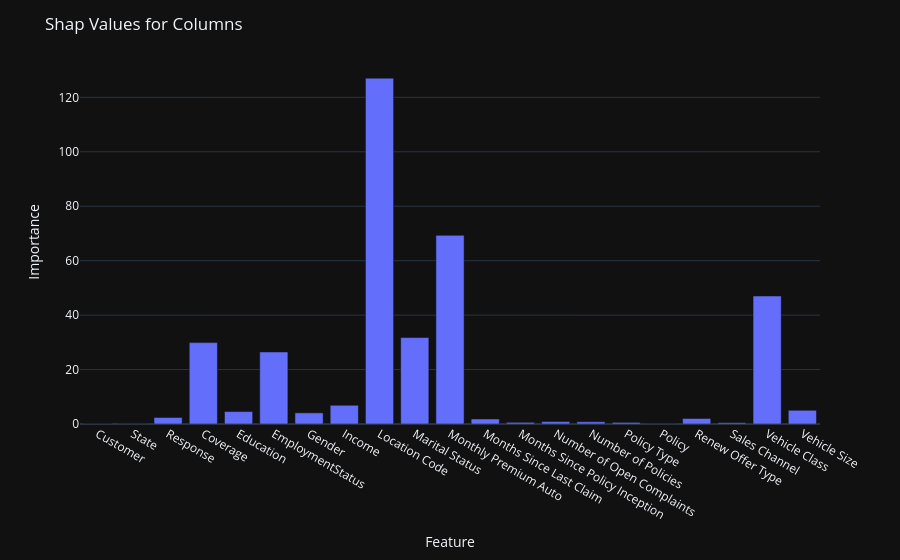

The cell this chart's notebook holds for it:
### Code cell
fig=px.bar(
    x=catboost_model.feature_names_,
    y=shap_importance,
)

fig.update_layout(
    title = 'Shap Values for Columns',
    xaxis_title = 'Feature',
    yaxis_title = 'Importance',
)

fig.show()

### Figure 1 — Plotly figure (JSON) as saved in the notebook; plotly's stock layout.template omitted (floating-point values rounded to 4 significant figures)
{"data": [{"hovertemplate": "x=%{x}<br>y=%{y}<extra></extra>", "legendgroup": "", "marker": {"color": "#636efa", "pattern": {"shape": ""}}, "name": "", "orientation": "v", "showlegend": false, "textposition": "auto", "x": ["Customer", "State", "Response", "Coverage", "Education", "EmploymentStatus", "Gender", "Income", "Location Code", "Marital Status", "Monthly Premium Auto", "Months Since Last Claim", "Months Since Policy Inception", "Number of Open Complaints", "Number of Policies", "Policy Type", "Policy", "Renew Offer Type", "Sales Channel", "Vehicle Class", "Vehicle Size"], "xaxis": "x", "y": [0.0, 0.1121, 2.393, 29.9, 4.569, 26.47, 4.092, 6.878, 127.0, 31.76, 69.3, 1.844, 0.6123, 0.8866, 0.8284, 0.5861, 0.1449, 2.024, 0.4821, 47.01, 5.04], "yaxis": "y", "type": "bar"}], "layout": {"xaxis": {"anchor": "y", "domain": [0.0, 1.0], "title": {"text": "Feature"}}, "yaxis": {"anchor": "x", "domain": [0.0, 1.0], "title": {"text": "Importance"}}, "legend": {"tracegroupgap": 0}, "margin": {"t": 60}, "barmode": "relative", "title": {"text": "Shap Values for Columns"}}}
